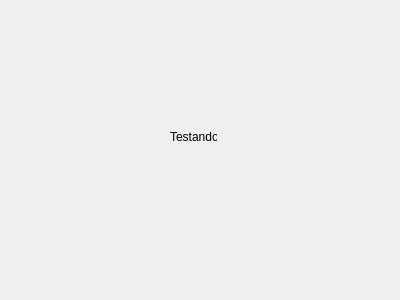
<?xml version="1.0" encoding="UTF-8"?>
<ui version="4.0">
 <class>FormAbaTeste</class>
 <widget class="QWidget" name="FormAbaTeste">
  <property name="geometry">
   <rect>
    <x>0</x>
    <y>0</y>
    <width>400</width>
    <height>300</height>
   </rect>
  </property>
  <property name="windowTitle">
   <string>Form</string>
  </property>
  <widget class="QLabel" name="label">
   <property name="geometry">
    <rect>
     <x>170</x>
     <y>130</y>
     <width>47</width>
     <height>13</height>
    </rect>
   </property>
   <property name="text">
    <string>Testando</string>
   </property>
  </widget>
 </widget>
 <resources/>
 <connections/>
</ui>
